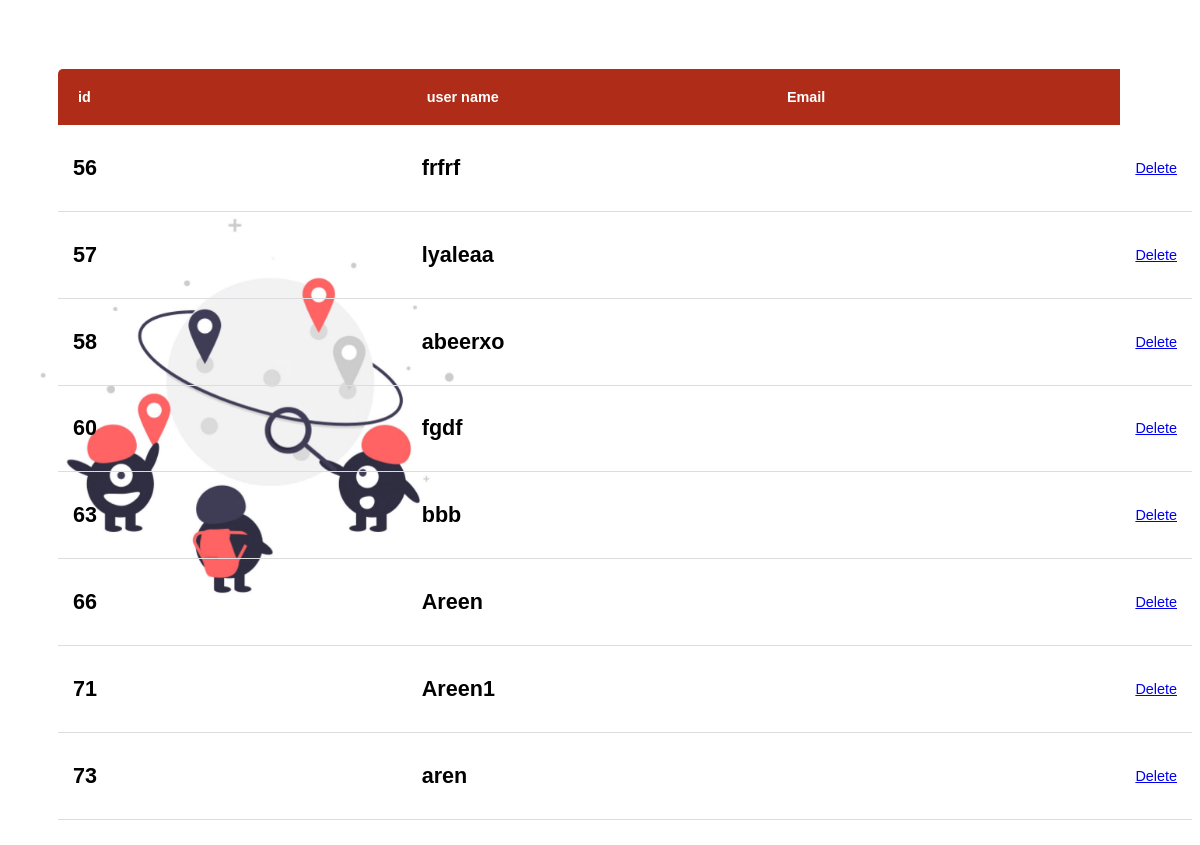
The page /deluser/ on the database as committed earlier.
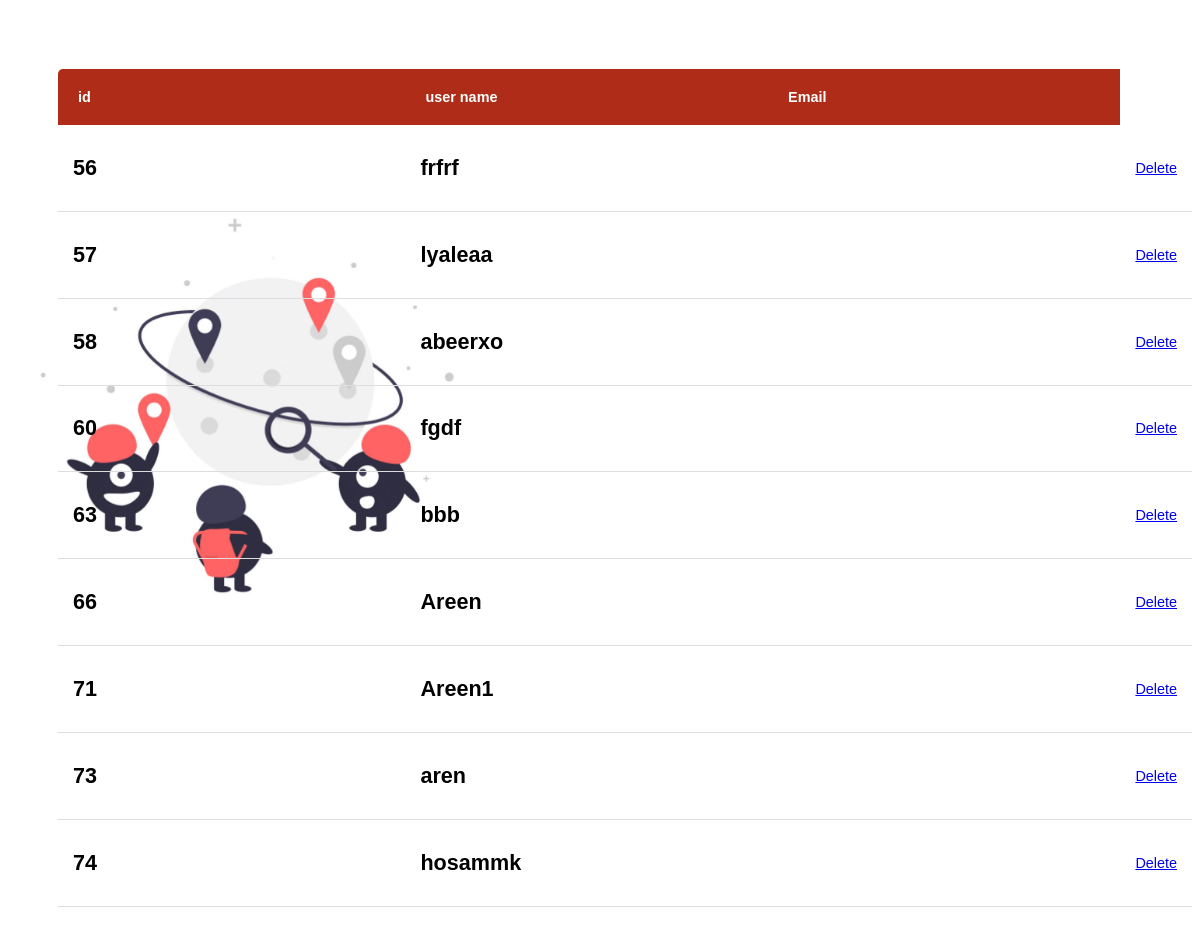
The same page on the database as committed later.
### project/models.py (models this page shows)
class User(AbstractUser):
    is_passenger=models.BooleanField(default=False)
    is_Admin=models.BooleanField(default=False)

### project/views.py (the view)
# urls.py: path('deluser/',views.deluser,name="deluser"),
def  deluser(request):
    user= User.objects.filter(is_passenger=True)
    return render(request,'project/deluser.html',{'users': user})

### project/templates/project/deluser.html (shortened to what this page needs)
{% load static %}
<!DOCTYPE html>
<html>
    <head>
        <link rel="stylesheet" href="">
    </head>
<body  style="background-image:url('{% static 'img/unnamed.jpg' %}'); background-repeat: no-repeat; background-size:100%;">
  <br>
  <br>
      <table class="content-table">
  <thead>
    <tr>
      <th>id</th>
      <th>user name</th>
      <th>Email</th>
    </tr>
  </thead>
  {% for user in users%}
  <tr>
    <td><b><h2>{{user.id}}</h2></b></td>
    <td><b><h2>{{user.username}}</h2></b></td>
    <td><b><h2>{{user.email}}</h2></b></td>
    <td>
    <a href="/delete/{{user.id}}" class="btn btn-danger" > Delete </a>
    </td>
    </tr>
    {% endfor %}
</table>
    </body>
</html>

### project/templates/project/deluser.html (style rules this page uses)
* { font-family: sans-serif; }
.content-table { border-collapse: collapse; margin: 25px 0; font-size: 0.9em; min-width: 800px; border-radius: 5px 5px 0 0; overflow: hidden; margin-left:50px; }
.content-table thead tr { background-color: #AF2D18; color: #ffffff; text-align: left; font-weight: bold; }
.content-table th { width: 380px; padding: 20px; margin: 25px auto; }
.content-table td { padding: 12px 15px; }
.content-table tbody tr { border-bottom: 1px solid #dddddd; }

Rows that differ between the two databases and show on the page:
added User: id "74", username "hosammk"
